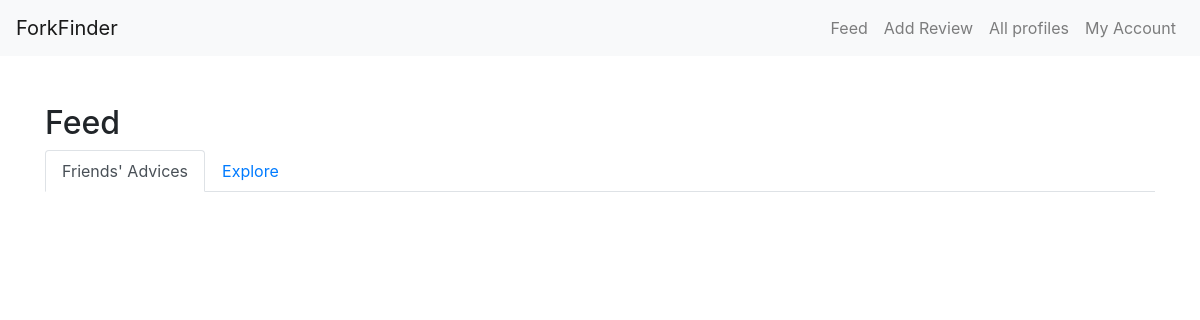
Before: / (signed in) with the older database file.
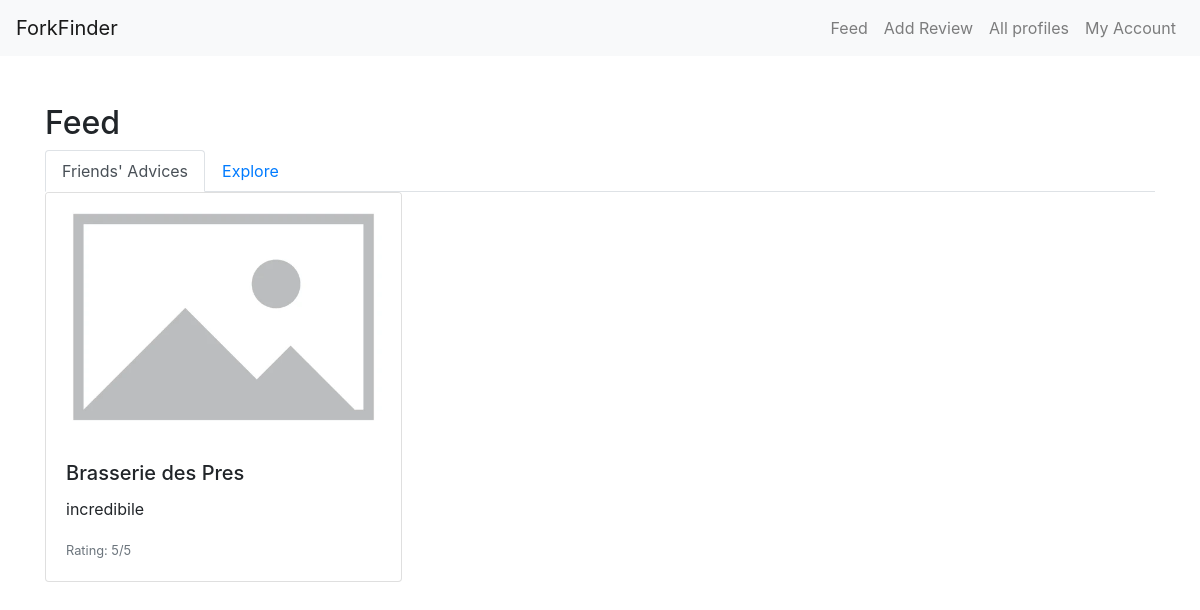
After: the same page with the newer database file.
### core/models.py (models this page shows, shortened)
class Review(models.Model):
    user= models.ForeignKey(
        User, related_name="reviews", on_delete=models.CASCADE)
    restaurant = models.ForeignKey(
        Restaurant, on_delete=models.CASCADE)
    body = models.CharField(max_length=140)
    rating = models.PositiveSmallIntegerField()
    photo = models.ImageField(upload_to='review_photos/')
    created_at = models.DateTimeField(auto_now_add=True)

class Restaurant(models.Model):
    name = models.CharField(max_length=60)  #modify with API
    location = models.CharField(max_length=60)

### core/views.py (the view)
# urls.py: path("", feed_view, name="feed"),
@login_required
def feed_view(request):
    return render(request, 'feed.html')

### templates/feed.html (shortened to what this page needs)
{% extends "base.html" %}
{% block content %}
<h2>Feed</h2>
<ul class="nav nav-tabs" id="feedTabs" role="tablist">
    <li class="nav-item">
        <a class="nav-link active" id="friends-tab" data-toggle="tab" href="#friends" role="tab" aria-controls="friends" aria-selected="true">Friends' Advices</a>
    </li>
    <li class="nav-item">
        <a class="nav-link" id="explore-tab" data-toggle="tab" href="#explore" role="tab" aria-controls="explore" aria-selected="false">Explore</a>
    </li>
</ul>
<div class="tab-content scrollable-container" id="feedTabsContent">
    <div class="tab-pane fade show active" id="friends" role="tabpanel" aria-labelledby="friends-tab">
        <div class="card-columns">
            {% for followed in user.profile.follows.all %}
                {% for review in followed.user.reviews.all %}
                <div class="card mb-4">
                    <img src="{{ review.photo.url }}" class="card-img-top" alt="Restaurant Photo">
                    <div class="card-body">
                        <h5 class="card-title">{{ review.restaurant.name }}</h5>
                        <p class="card-text">{{ review.body }}</p>
                        <p class="card-text"><small class="text-muted">Rating: {{ review.rating }}/5</small></p>
                    </div>
                </div>
                {% endfor %}
            {% endfor %}
        </div>
    </div>
</div>
{% endblock %}

### templates/base.html (shortened to what this page needs)
<!DOCTYPE html>
<html lang="en">
<head>
    <link rel="stylesheet" href="https://maxcdn.bootstrapcdn.com/bootstrap/4.5.2/css/bootstrap.min.css">
</head>
<body>
    <nav class="navbar navbar-expand-lg navbar-light bg-light">
        <a class="navbar-brand" href="#">ForkFinder</a>
        <div class="collapse navbar-collapse" id="navbarNav">
            <ul class="navbar-nav ml-auto">
                <li class="nav-item">
                    <a class="nav-link" href="{% url 'feed' %}">Feed</a>
                </li>
                <li class="nav-item">
                    <a class="nav-link" href="">Add Review</a>
                </li>
                <li class="nav-item">
                    <a class="nav-link" href="{%url 'profile_list'%}">All profiles</a>
                </li>
                <li class="nav-item">
                    <a class="nav-link" href="">My Account</a>
                </li>
            </ul>
        </div>
    </nav>
    <div class="container mt-5">
        {% block content %}
        {% endblock %}
    </div>
</body>
</html>

### templates/base.html (style rules this page uses)
.card-columns { column-count: 3; }
.scrollable-container { height: 80vh; overflow-y: auto; }

Changed rows visible on the page:
added Review: photo (placeholder picture), restaurant.name "Brasserie des Pres", body "incredibile", rating "5"
